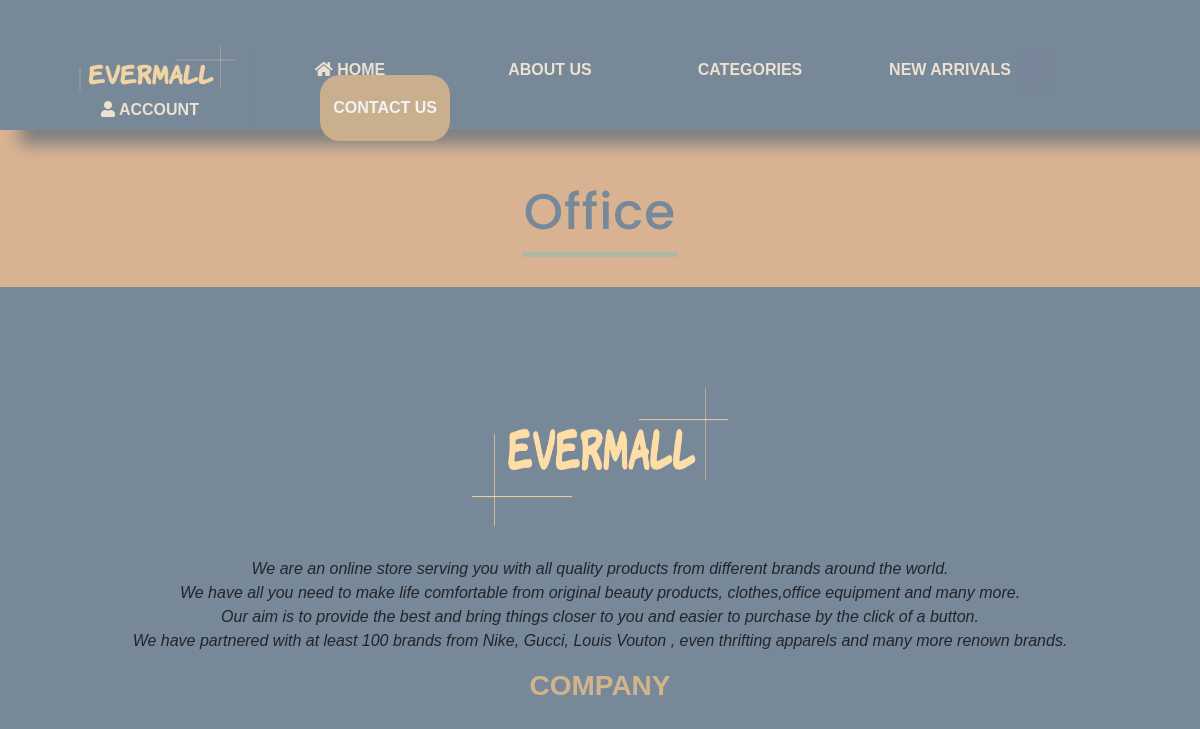
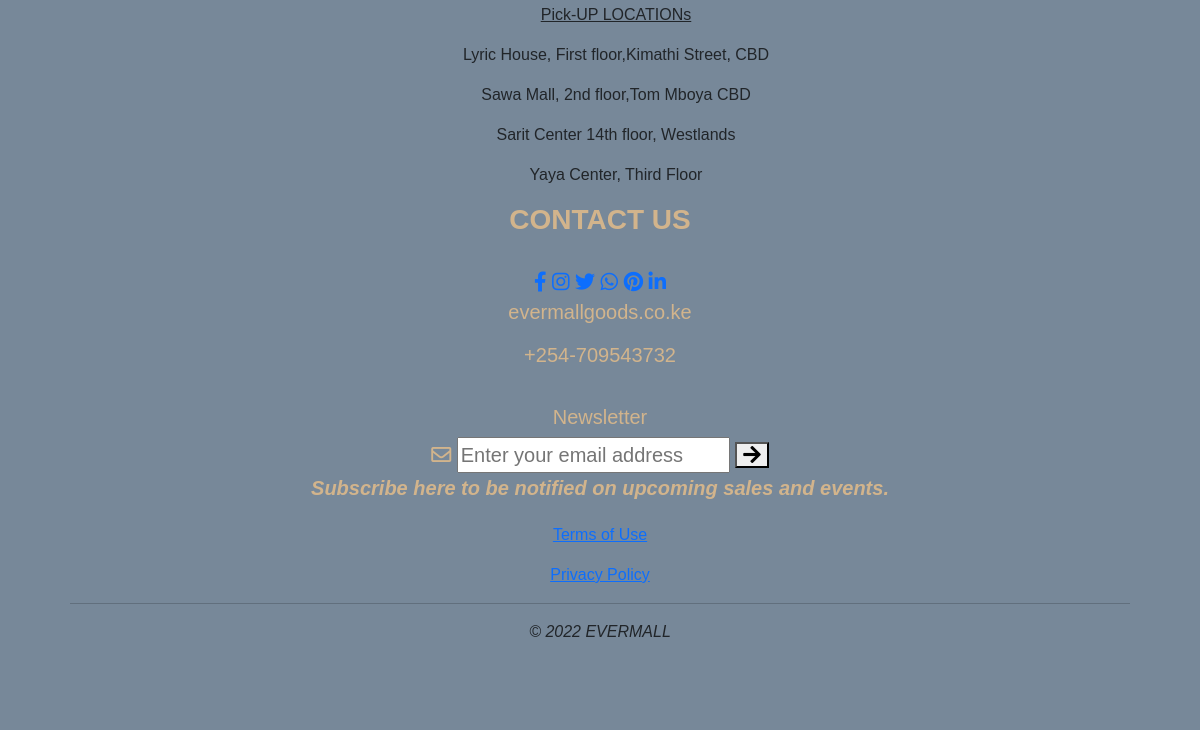
/Shop/Office.php, run on an earlier commit of the app's database (2 pictures, top to bottom).
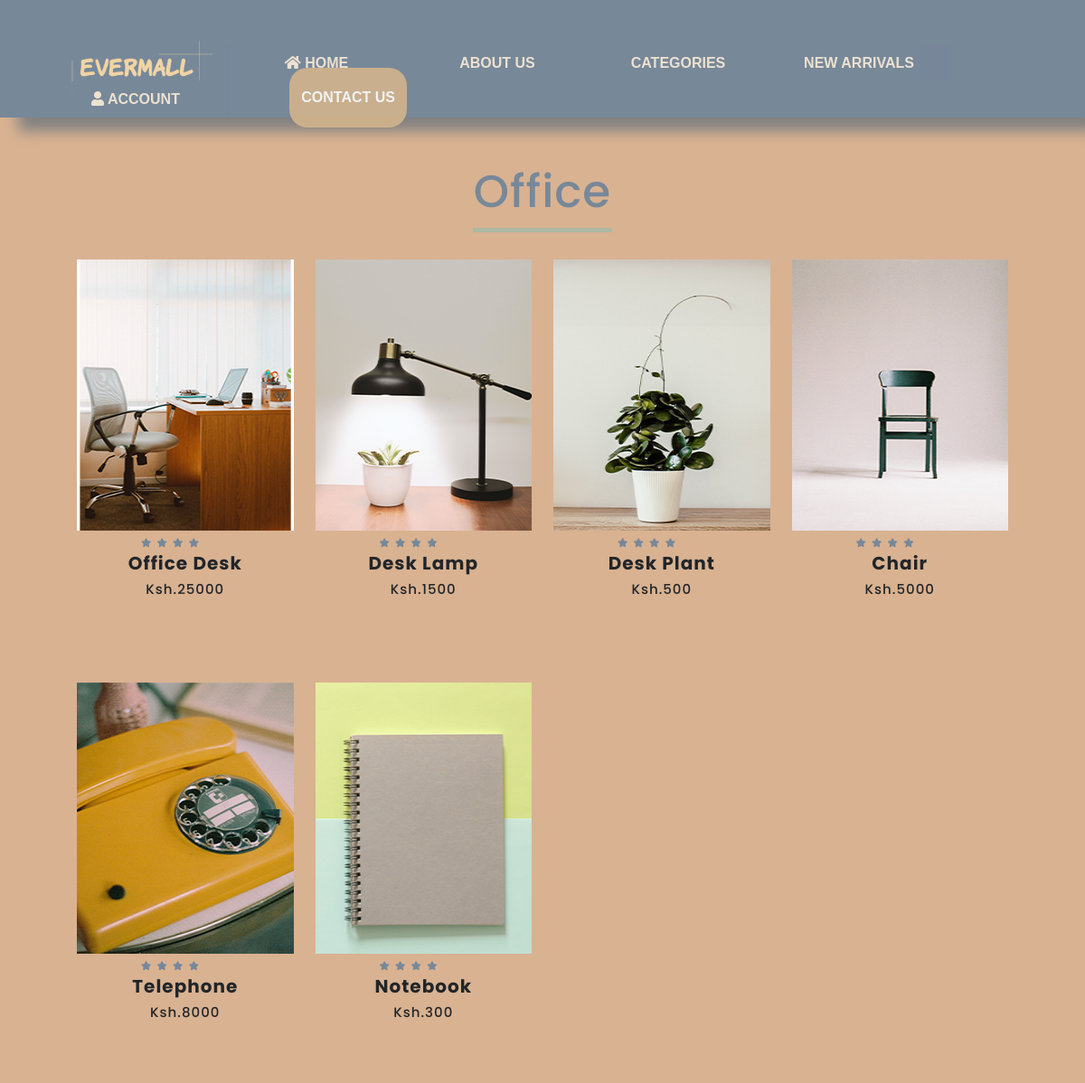
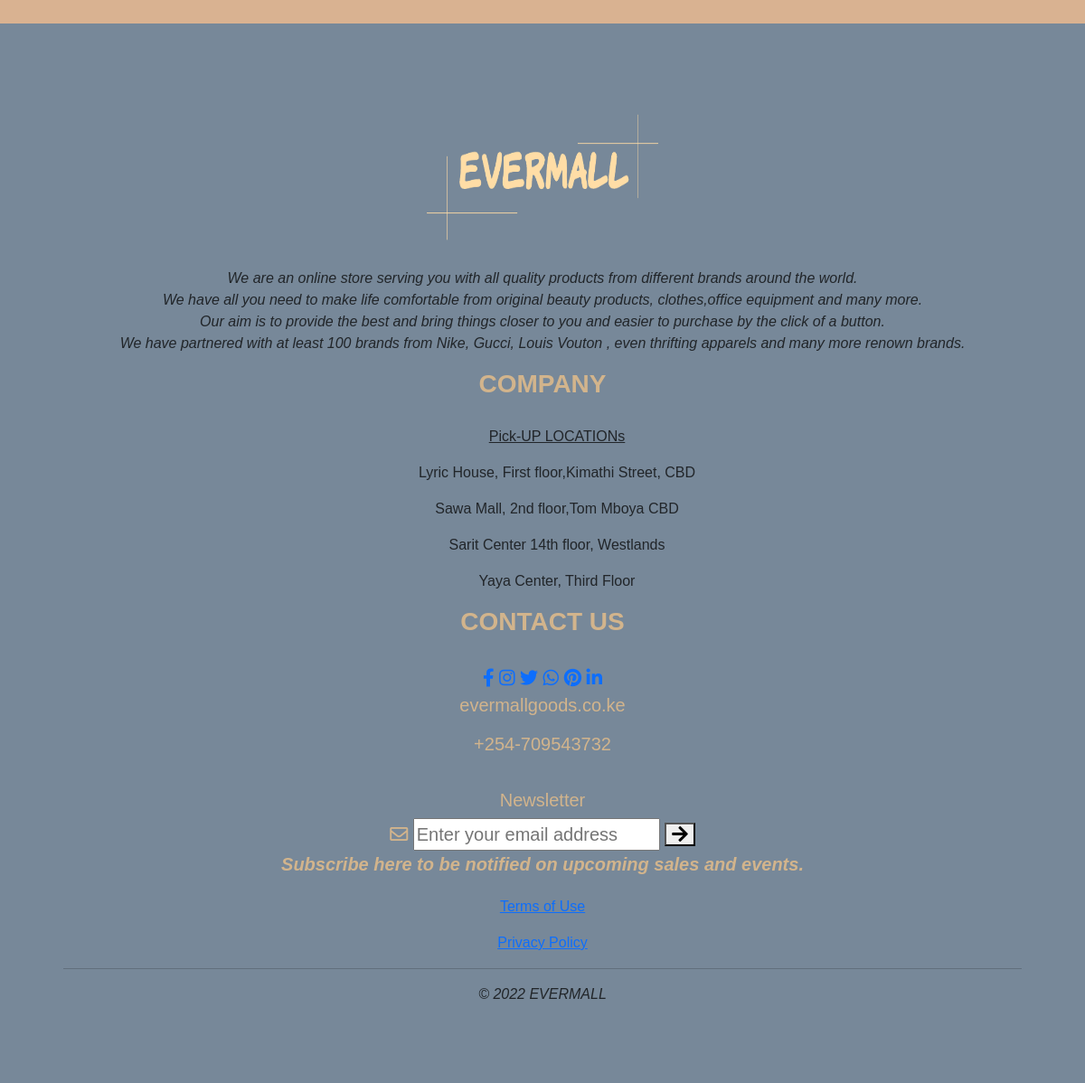
And on a later commit of the database (2 pictures, top to bottom).
### tables this page shows
CREATE TABLE `tbl_product` (
  `product_id` int(11) NOT NULL,
  `vendor_id` int(30) NOT NULL,
  `product_name` varchar(25) DEFAULT NULL,
  `product_description` text DEFAULT NULL,
  `product_image` varchar(40) DEFAULT NULL,
  `unit_price` double DEFAULT NULL,
  `available_quantity` int(11) DEFAULT NULL,
  `subcategory_name` text DEFAULT NULL,
  `category_name` text NOT NULL,
  `product_keywords` varchar(50) NOT NULL,
  `created_at` datetime DEFAULT current_timestamp(),
  `updated_at` datetime DEFAULT current_timestamp(),
  `added_by` int(11) DEFAULT NULL,
  `is_deleted` int(11) DEFAULT NULL
);

### Shop/Office.php (the view, shortened to what this page needs)
<?php
require_once('../Admin/connections.php');
$sql="SELECT * FROM tbl_product WHERE category_name='Office'";
$all_product = $conn->query($sql);
?>
<html>
    <head>
        <link rel="stylesheet" href="product2.css">
        <link rel="stylesheet" href="https://stackpath.bootstrapcdn.com/bootstrap/4.3.1/css/bootstrap.min.css">
        <link rel="stylesheet" href="https://stackpath.bootstrapcdn.com/font-awesome/4.7.0/css/font-awesome.min.css">
        <link rel="stylesheet" href="https://cdn.jsdelivr.net/npm/bootstrap@5.2.0-beta1/dist/css/bootstrap.min.css">
	 <link rel="stylesheet" type="text/css" href="https://cdnjs.cloudflare.com/ajax/libs/font-awesome/5.15.1/css/all.min.css">
     <link rel="stylesheet" href="../Index/index.css" >
</head>
<body>
<header>
			<ul>
			<a href="../Index/Index.php">
            <li><img src="../Evermall(White).png" width="300px"></li>
            </a>
			<li><b> <a href="../Index/Index.php"><i class="fa fa-home"></i> HOME </a></b>
			<li><b> <a href="../About/About.php"> ABOUT US </a></b>
			</li>
			<li><b> <a href="../Shop/Shop.php"> CATEGORIES </a></b>
		</li>
			<li><b> <a href="#"> NEW ARRIVALS </a></b>
			</li>
	 <li><b> <a href="../Account/Account.php"><i class="fa fa-user"></i> ACCOUNT </a></b>
	 </li>
	<li id="contact"><b> <a href="../Contact/Contact.php"> CONTACT US  </a></b></li>
</ul>
</header>
<div class="small-container">
        <div class="crazydeals">
        <h1>Office</h1>
        <hr/>
        </div>
        <div class="row">
<?php
	while($row=mysqli_fetch_assoc($all_product)){
?>
    <div class="col-md-3">
        <div class="product-top">
        <img class="" src="../Admin/uploaded_image/<?php echo $row["product_image"]; ?>" width="100%" height="300" alt = "product image">
       <div class="product-bottom text-center">
       <i class="fa fa-star" ></i>
       <i class="fa fa-star"></i>
       <i class="fa fa-star" ></i>
       <i class="fa fa-star" ></i>
       <i class="fa fa-star-half-o" ></i>
       <i class="fa fa-star-o"></i>
       <h3><?php echo $row["product_name"]; ?></h3>
       <h5> Ksh.<?php echo $row["unit_price"]; ?></h5><br>
       </div>
       </div>
    </div>
<?php
};
?>
</div>
</div>
<div class="footer">
	<div class="footer-col">
	   <img class="image" src="../Evermall(White).png">
	     <p> <i>We are an online store serving you with all quality products from different brands around the world. <br>
	     We have all you need to make life comfortable  from original beauty products, clothes,office equipment and many more.<br>Our aim is to provide the best and bring things closer to you and easier to purchase by the click of a button.<br>We have partnered with
	     at least 100 brands from Nike, Gucci, Louis Vouton , even thrifting apparels and many more renown brands.</i> </p>
	</div>
	<div class=" footer-col">
	    <h4> <b>COMPANY </b></h4>
	   <ul>
	       <p><u> Pick-UP LOCATIONs</u> </p>
		   <p> Lyric House, First floor,Kimathi Street, CBD  </p>
		   <p>Sawa Mall, 2nd floor,Tom Mboya CBD </p>
		   <p>Sarit Center 14th floor, Westlands  </p>
		   <p>Yaya Center, Third Floor </p>
	   </ul>
	</div>
	<div class="footer-col">
	    <h4> <b>CONTACT US</b></h4>
	        <div class="social-links">
			   <a href="#"><i class="fab fa-facebook-f"></i></a>
			   <a href="#"><i class="fab fa-instagram"></i></a>
			   <a href="#"><i class="fab fa-twitter"></i></a>
               <a href="#"><i class="fab fa-whatsapp"></i></a>
			   <a href="#"><i class="fab fa-pinterest"></i></a>
			   <a href="#"><i class="fab fa-linkedin-in"></i></a><br>
			   <p class="email-id"> evermallgoods.co.ke</p>
			   <h5> +254-709543732</h5> <BR>
				<div class="col">
					<h5>Newsletter</h5>
     				<form>
						<i class="far fa-envelope"></i>
						<input type="email" placeholder="Enter your email address" required>
						<button type="submit"><i class="fas fa-arrow-right"></i></button>
						<p><i><b>Subscribe here to be notified on upcoming sales and events.</b></i></p>
					</form>
				</div>
		   </div>
	 </div>
	<p><a href="#"> Terms of Use </a></p>
	<p><a href="#">Privacy Policy  </a></p>
<div>
     <hr>
     <p class="Copyright"> <i>&#169; 2022 EVERMALL</i></p>
</div>
</div>
</body>
</html>

### Shop/product2.css (style rules this page uses)
.small-container { width: 100%; max-width: 1080px; font-family: Poppins , sans-serif; letter-spacing: 1px; margin:auto; padding-left: 25px; padding-right: 25px; }
.small-container h1 { margin-top: 5%; }
.row { margin-top: 30px; }
img { width: 100%; }
.product-bottom .fa { color: lightslategray; font-size: 10px; }
.product-bottom h3 { font-size: 20px; font-weight: bold; }
.product-bottom h5 { font-size: 15px; padding-bottom: 10px; }
.col-md-3 { margin-bottom: 5%; transition: transform 0.5s; justify-content: space-around; }
.image { width:209px !important; height:313px !important; }

### Index/index.css (style rules this page uses)
body { width:100%; background:url("Background cover.jpeg"); background-size: cover; background-position:center; padding: 0; margin: 0; overflow-x: hidden; text-align: center; font-family: 'Barlow',sans-serif; box-sizing:border-box; }
.image { width:400px; height:300px; }
h1 { font-size:50px; color:LightSlateGray; }
header { background-color:LightSlateGray; padding: 50px; padding-bottom: 80px; box-shadow: 20px 15px 15px Gray; }
header li img { width: 200px; float: left; margin-top: -20px; }
header ul { margin: 0; padding: 0; list-style: none; }
header ul li { float: left; width: 200px; height: 40px; background-color: LightSlateGray; opacity: .9; line-height: 40px; text-align: center; }
header ul li a { color:AntiqueWhite; text-decoration: none; padding: 13px; transition: .3s ease; }
header ul #contact a { color: #fff; background-color: Tan; border-radius:20px; float: right; position: relative; top: -15px; transition: .3s ease; }
.crazydeals hr { width: 15%; height:5px; border:none; background:#26ccca; margin:auto; margin-top:10px; margin-bottom:30px; }
.image { width:300px !important; height: 200px !important; }
.footer { margin:0; padding:0; background-color:LightSlateGray; padding: 70px; }
.footer-col h4 { font-size:28px; color: Tan; text-transform:capitalize; margin-bottom:30px; }
.Copyright { text-align: center; }
.social-links { font-size:20px; color:Tan; }

What changed in the data, as far as the page shows it:
added tbl_product: product_image (picture), product_name "Office Desk", unit_price "25000"
added tbl_product: product_image (picture), product_name "Desk Lamp", unit_price "1500"
added tbl_product: product_image (picture), product_name "Desk Plant", unit_price "500"
added tbl_product: product_image (picture), product_name "Chair", unit_price "5000"
added tbl_product: product_image (picture), product_name "Telephone", unit_price "8000"
added tbl_product: product_image (picture), product_name "Notebook", unit_price "300"
